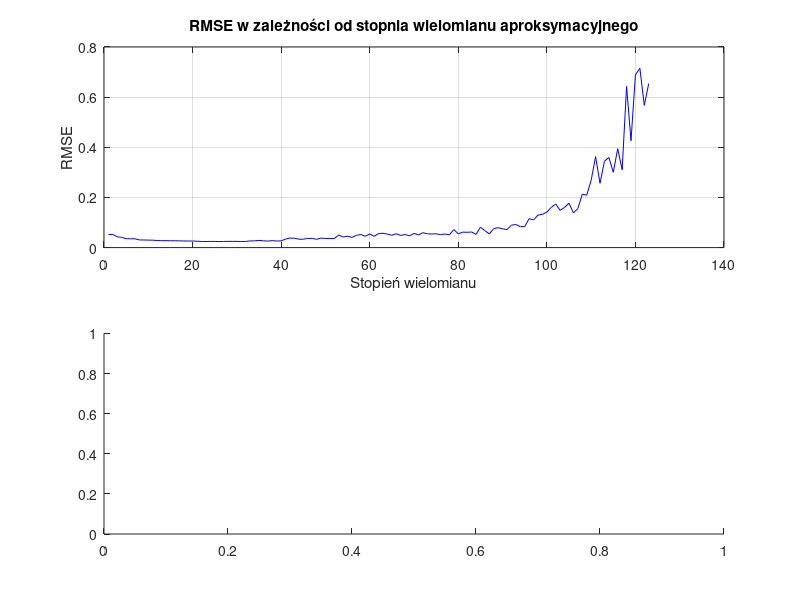

The MATLAB script that drew this image: (Note: this script raises an error after producing the figure.)
function [dates, y, rmse_values, M, c, ya] = calculate_rmse()
% 1) Wyznacza pierwiastek błędu średniokwadratowego w zależności od stopnia
%    aproksymacji wielomianowej danych przedstawiających produkcję energii.
% 2) Wyznacza i przedstawia na wykresie aproksymację wielomianową wysokiego
%    stopnia danych przedstawiających produkcję energii.
% Dla kraju C oraz źródła energii S:
% dates - wektor energy_2025.C.S.Dates (daty pomiaru produkcji energii)
% y - wektor energy_2025.C.S.EnergyProduction (poziomy miesięcznych produkcji energii)
% rmse_values(i,1) - RMSE wyznaczony dla wektora y i wielomianu i-tego stopnia
%     Rozmiar kolumnowego wektora wynosi length(y)-1.
% M - stopień wielomianu aproksymacyjnego przedstawionego na wykresie
% c - współczynniki wielomianu aproksymacyjnego przedstawionego na wykresie:
%       c = [c_M; ...; c_1; c_0]
% ya - wartości wielomianu aproksymacyjnego wyznaczone dla punktów danych
%       (rozmiar wektora ya powinien być taki sam jak rozmiar wektora y)

    M = 90; % stopień wielomianu aproksymacyjnego (dla wykresu)

    load energy_2025

    dates = energy_2025.Spain.Bioenergy.Dates; 
    y = energy_2025.Spain.Bioenergy.EnergyProduction; 

    N = numel(y);
    degrees = 1:N-1;

    x = linspace(0,1,N)';

    rmse_values = zeros(numel(degrees),1);

    for m = degrees
        temp_c = polyfit_qr(x, y, m);
        temp_c = temp_c(end:-1:1); 
        app_y = polyval(temp_c, x);
        rmse_values(m) = sqrt(mean((y - app_y).^2));
    end

    % Aproksymacja wielomianu wysokiego stopnia (dla wykresu)
    c = polyfit_qr(x, y, M);
    c = c(end:-1:1); % odwrócenie kolejności wektora c: dostosowanie do polyval

    ya = polyval(c, x);

    figure;

    % Górny wykres - RMSE
    subplot(2,1,1);
    plot(degrees, rmse_values, 'b-', 'MarkerSize', 4);
    title('RMSE w zależności od stopnia wielomianu aproksymacyjnego');
    xlabel('Stopień wielomianu');
    ylabel('RMSE');
    grid on;

    % Dolny wykres - dane i aproksymacja
    subplot(2,1,2);
    plot(dates, y, 'b-', 'DisplayName', 'Dane oryginalne'); hold on;
    plot(dates, ya, 'r--', 'LineWidth', 2, 'DisplayName', sprintf('Wielomian stopnia %d', M));
    title('Porównanie danych oryginalnych z wartościami wielomianu aproksymacyjnego');
    xlabel('Data');
    ylabel('Produkcja energii [TWh]');
    legend('Location', 'best');
    grid on;

end

function c = polyfit_qr(x, y, M)
    % Wyznacza współczynniki wielomianu aproksymacyjnego stopnia M
    % z zastosowaniem rozkładu QR.
    % c - kolumnowy wektor wsp. wielomianu c = [c_0; ...; c_M]

    A = zeros(numel(x),M+1); % macierz Vandermonde o rozmiarze [n,M+1]
    for i = 1:M+1
        A(:, i) = x.^(i-1);   
    end
    [q1, r1] = qr(A, 0); % economy QR factorization
    c = r1 \ (q1.' * y);
end
